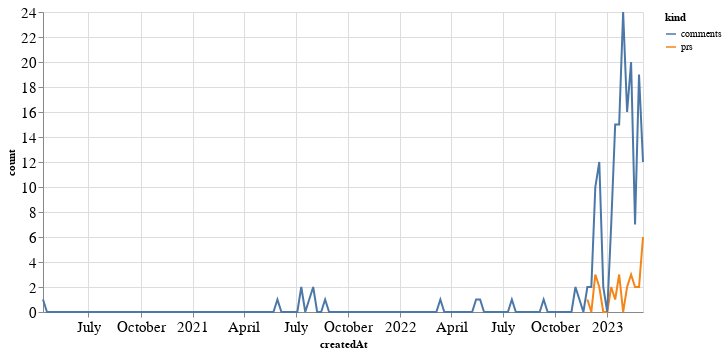

Notebook code cell kept with this figure:
### Code cell
alt.Chart(total_time, width=600).mark_line().encode(
    x='createdAt',
    y='count',
    color='kind'
)

### Figure 1 — Vega-Lite specification as saved in the notebook (floating-point values rounded to 4 significant figures; data arrays with more than 128 entries replaced by an {"elided": "..."} marker saying what was removed)
{"config": {"axisLeft": {"labelFontSize": 15}, "axisBottom": {"labelFontSize": 15}}, "data": {"name": "data-9590e91dd0d187532500d5ed205c0e1d"}, "mark": "line", "encoding": {"color": {"field": "kind", "type": "nominal"}, "x": {"field": "createdAt", "type": "temporal"}, "y": {"field": "count", "type": "quantitative"}}, "width": 600, "$schema": "https://vega.github.io/schema/vega-lite/v4.17.0.json", "datasets": {"data-9590e91dd0d187532500d5ed205c0e1d": {"elided": "304 records"}}}
